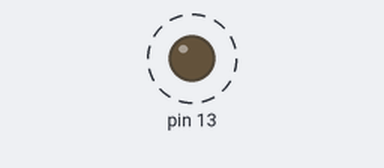
Simulated run of this sketch. Board: Arduino Uno, built with avr-gcc and run on an emulated ATmega328P. Parts: output pins drawn as LEDs (lit = HIGH). Dashed ring = blinking. What the sketch prints to the serial monitor is not drawn.

Above: at 0.5 s.
Timing chart, 0 to 4.6 s (numbered marks = the images above):
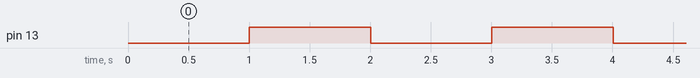

Measured:
- by itself, pin 13: alternates HIGH for 1.0 s and LOW for 1.0 s

The sketch:

Blink.ino
```cpp
void setup() {
    Serial.begin(9600);
    pinMode(13, OUTPUT);
}

long currentTime = 0;
long previousTime = 0;
bool on = false;

void loop() {
    currentTime = millis();

    if (currentTime - previousTime > 1000) {
        if (on) {
            digitalWrite(13, LOW);
            Serial.println("on");
            on = false;
        } else {
            Serial.println("off");
            digitalWrite(13, HIGH);
            on = true;
        }
        previousTime = currentTime;
    }

}
```
